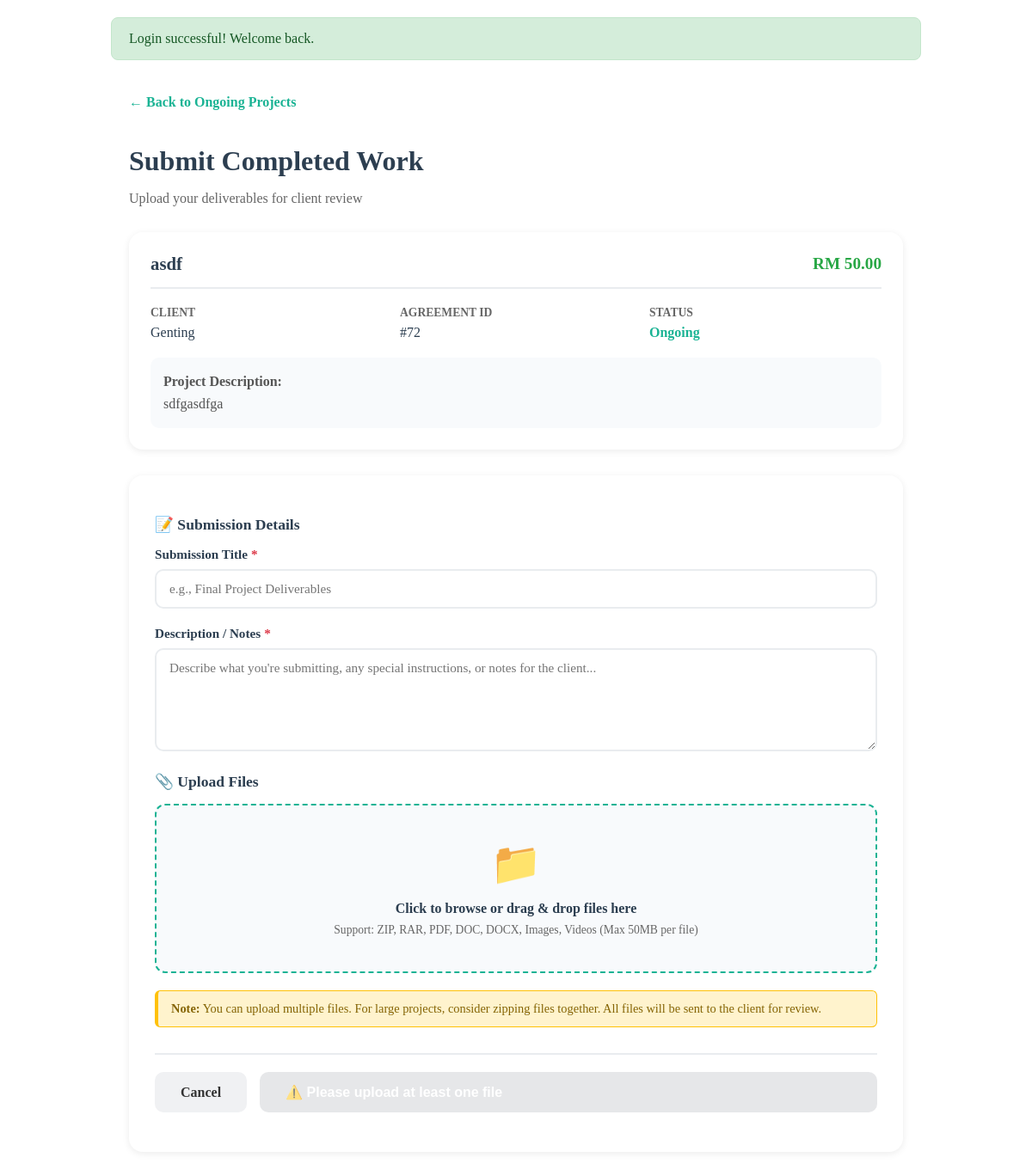
The app's page /page/submit_work.php?agreement_id=72 (signed in) with its own data.
### tables this page shows
CREATE TABLE
  `agreement` (
    `AgreementID` int (11) NOT NULL,
    `FreelancerID` int (11) DEFAULT NULL,
    `ClientID` int (11) DEFAULT NULL,
    `CreatedDate` timestamp NOT NULL DEFAULT current_timestamp(),
    `CompleteDate` date DEFAULT NULL,
    `DeliveryDate` date DEFAULT NULL,
    `agreeementPath` varchar(255) DEFAULT NULL,
    `ClientSignedDate` datetime DEFAULT NULL,
    `ClientSignaturePath` varchar(255) DEFAULT NULL,
    `FreelancerSignedDate` datetime DEFAULT NULL,
    `ExpiredDate` datetime DEFAULT NULL,
    `FreelancerSignaturePath` varchar(255) DEFAULT NULL,
    `Terms` text DEFAULT NULL,
    `Status` varchar(50) DEFAULT NULL,
    `ProjectTitle` varchar(255) DEFAULT NULL,
    `Scope` text DEFAULT NULL,
    `DeliveryTime` int (11) NOT NULL,
    `Deliverables` text DEFAULT NULL,
    `PaymentAmount` decimal(10, 2) DEFAULT NULL,
    `RemainingRevisions` int (11) NOT NULL DEFAULT 3,
    `ProjectDetail` text DEFAULT NULL,
    `FreelancerName` varchar(255) DEFAULT NULL,
    `ClientName` varchar(255) DEFAULT NULL
  );

CREATE TABLE
  `client` (
    `ClientID` int (11) NOT NULL,
    `CompanyName` varchar(255) DEFAULT NULL,
    `Description` text DEFAULT NULL,
    `Email` varchar(255) DEFAULT NULL,
    `Password` varchar(255) DEFAULT NULL,
    `PhoneNo` varchar(50) DEFAULT NULL,
    `ProfilePicture` varchar(500) DEFAULT NULL,
    `Status` varchar(50) DEFAULT NULL,
    `Address` text DEFAULT NULL,
    `JoinedDate` timestamp NOT NULL DEFAULT current_timestamp(),
    `isDelete` tinyint (1) DEFAULT 0,
    `FailedLoginAttempts` int (11) NOT NULL DEFAULT 0,
    `LastFailedLoginAt` datetime DEFAULT NULL
  );

### page/submit_work.php (the view, shortened to what this page needs)
<?php
$freelancer_id = $_SESSION['user_id'];
$agreement_id = isset($_GET['agreement_id']) ? intval($_GET['agreement_id']) : null;
$conn = getDBConnection();
$sql = "SELECT
            a.AgreementID,
            a.ProjectTitle,
            a.ProjectDetail,
            a.PaymentAmount,
            a.Status,
            a.ClientID,
            c.CompanyName as ClientName,
            c.Email as ClientEmail
        FROM agreement a
        JOIN client c ON a.ClientID = c.ClientID
        WHERE a.AgreementID = ? AND a.FreelancerID = ? AND a.Status = 'ongoing'";
$stmt = $conn->prepare($sql);
$stmt->bind_param('ii', $agreement_id, $freelancer_id);
$stmt->execute();
$result = $stmt->get_result();
$agreement = $result->fetch_assoc();
?>
<?php if (isset($_SESSION['success'])): ?>
    <div class="alert alert-success">
        <?= htmlspecialchars($_SESSION['success']) ?>
    </div>
<?php endif; ?>
<div class="submit-container">
    <a href="ongoing_projects.php" class="back-link">
        ← Back to Ongoing Projects
    </a>
    <div class="page-header">
        <h1>Submit Completed Work</h1>
        <p>Upload your deliverables for client review</p>
    </div>
    <div class="project-info-card">
        <div class="info-header">
            <h2><?= htmlspecialchars($agreement['ProjectTitle']) ?></h2>
            <div class="project-value">RM <?= number_format($agreement['PaymentAmount'], 2) ?></div>
        </div>
        <div class="info-details">
            <div class="detail-item">
                <div class="detail-label">Client</div>
                <div class="detail-value"><?= htmlspecialchars($agreement['ClientName']) ?></div>
            </div>
            <div class="detail-item">
                <div class="detail-label">Agreement ID</div>
                <div class="detail-value">#<?= $agreement['AgreementID'] ?></div>
            </div>
            <div class="detail-item">
                <div class="detail-label">Status</div>
                <div class="detail-value" style="color: #1ab394; font-weight: 700;">
                    <?= ucfirst($agreement['Status']) ?>
                </div>
            </div>
        </div>
        <div class="project-description">
            <strong>Project Description:</strong><br>
            <?= nl2br(htmlspecialchars($agreement['ProjectDetail'])) ?>
        </div>
    </div>
    <div class="submit-form-card">
        <form id="submitWorkForm" method="POST" action="submit_work_process.php" enctype="multipart/form-data">
            <div class="form-section">
                <h3>📝 Submission Details</h3>
                <div class="form-group">
                    <label class="form-label required">Submission Title</label>
                    <input type="text" name="submission_title" class="form-input"
                        placeholder="e.g., Final Project Deliverables" required>
                </div>
                <div class="form-group">
                    <label class="form-label required">Description / Notes</label>
                    <textarea name="submission_notes" class="form-textarea"
                        placeholder="Describe what you're submitting, any special instructions, or notes for the client..." required></textarea>
                </div>
            </div>
            <div class="form-section">
                <h3>📎 Upload Files</h3>
                <div class="file-upload-area" id="uploadArea">
                    <div class="upload-icon">📁</div>
                    <div class="upload-text">Click to browse or drag & drop files here</div>
                    <div class="upload-hint">
                        Support: ZIP, RAR, PDF, DOC, DOCX, Images, Videos (Max 50MB per file)
                    </div>
                </div>
                <div class="form-note">
                    <strong>Note:</strong> You can upload multiple files. For large projects, consider zipping files together. All files will be sent to the client for review.
                </div>
            </div>
            <div class="form-actions">
                <a href="ongoing_projects.php" class="btn btn-secondary">Cancel</a>
                <button type="submit" class="btn btn-primary" id="submitBtn">
                </button>
            </div>
        </form>
    </div>
</div>

### page/submit_work.php (style rules this page uses)
.alert { padding: 15px 20px; margin: 20px auto; max-width: 900px; border-radius: 8px; font-weight: 500; }
.alert-success { background: #d4edda; border: 1px solid #c3e6cb; color: #155724; }
.submit-container { max-width: 900px; margin: 40px auto; padding: 0 20px; }
.page-header { margin-bottom: 30px; }
.page-header h1 { font-size: 2rem; font-weight: 700; color: #2c3e50; margin-bottom: 10px; }
.page-header p { color: #666; font-size: 1rem; }
.back-link { display: inline-flex; align-items: center; gap: 8px; color: #1ab394; text-decoration: none; font-weight: 600; margin-bottom: 20px; transition: all 0.3s ease; }
.project-info-card { background: white; border-radius: 16px; padding: 25px; box-shadow: 0 2px 8px rgba(0, 0, 0, 0.08); margin-bottom: 30px; }
.info-header { display: flex; justify-content: space-between; align-items: center; margin-bottom: 20px; padding-bottom: 15px; border-bottom: 2px solid #e9ecef; }
.info-header h2 { font-size: 1.3rem; font-weight: 700; color: #2c3e50; margin: 0; }
.project-value { font-size: 1.2rem; font-weight: 700; color: #28a745; }
.info-details { display: grid; grid-template-columns: repeat(auto-fit, minmax(250px, 1fr)); gap: 20px; margin-bottom: 20px; }
.detail-item { display: flex; flex-direction: column; gap: 6px; }
.detail-label { font-size: 0.85rem; color: #666; text-transform: uppercase; font-weight: 600; }
.detail-value { font-size: 1rem; color: #2c3e50; font-weight: 500; }
.project-description { background: #f8fafc; padding: 15px; border-radius: 10px; color: #555; line-height: 1.6; }
.submit-form-card { background: white; border-radius: 16px; padding: 30px; box-shadow: 0 2px 8px rgba(0, 0, 0, 0.08); }
.form-section { margin-bottom: 25px; }
.form-section h3 { font-size: 1.1rem; font-weight: 700; color: #2c3e50; margin-bottom: 15px; display: flex; align-items: center; gap: 8px; }
.form-group { margin-bottom: 20px; }
.form-label { display: block; font-size: 0.95rem; font-weight: 600; color: #2c3e50; margin-bottom: 8px; }
.form-label.required::after { content: '*'; color: #dc3545; margin-left: 4px; }
.form-input, .form-textarea { width: 100%; padding: 12px 15px; border: 2px solid #e9ecef; border-radius: 10px; font-size: 0.95rem; transition: all 0.3s ease; font-family: inherit; }
.form-textarea { resize: vertical; min-height: 120px; }
.file-upload-area { border: 2px dashed #1ab394; border-radius: 12px; padding: 40px 20px; text-align: center; background: #f8fafc; transition: all 0.3s ease; cursor: pointer; }
.upload-icon { font-size: 3rem; color: #1ab394; margin-bottom: 15px; }
.upload-text { font-size: 1rem; color: #2c3e50; font-weight: 600; margin-bottom: 8px; }
.upload-hint { font-size: 0.85rem; color: #666; }
.form-note { background: #fff3cd; border: 1px solid #ffc107; border-left: 4px solid #ffc107; padding: 12px 15px; border-radius: 6px; color: #856404; font-size: 0.9rem; margin-top: 15px; }
.form-actions { display: flex; gap: 15px; margin-top: 30px; padding-top: 20px; border-top: 2px solid #e9ecef; }
.btn { padding: 14px 30px; border-radius: 10px; border: none; font-weight: 600; cursor: pointer; transition: all 0.3s ease; text-decoration: none; display: inline-flex; align-items: center; gap: 8px; font-size: 1rem; }
.btn-primary { background: #1ab394; color: white; flex: 1; }
.btn-primary:disabled { background: #d6d8db; cursor: not-allowed; opacity: 0.6; }
.btn-secondary { background: #f0f1f3; color: #333; }

### records on screen
agreement: ProjectTitle "asdf", PaymentAmount "50.00", ClientID.CompanyName "Genting", AgreementID "72", Status "Ongoing", ProjectDetail "sdfgasdfga"

### other values on screen
$_SESSION['success'] "Login successful! Welcome back."
